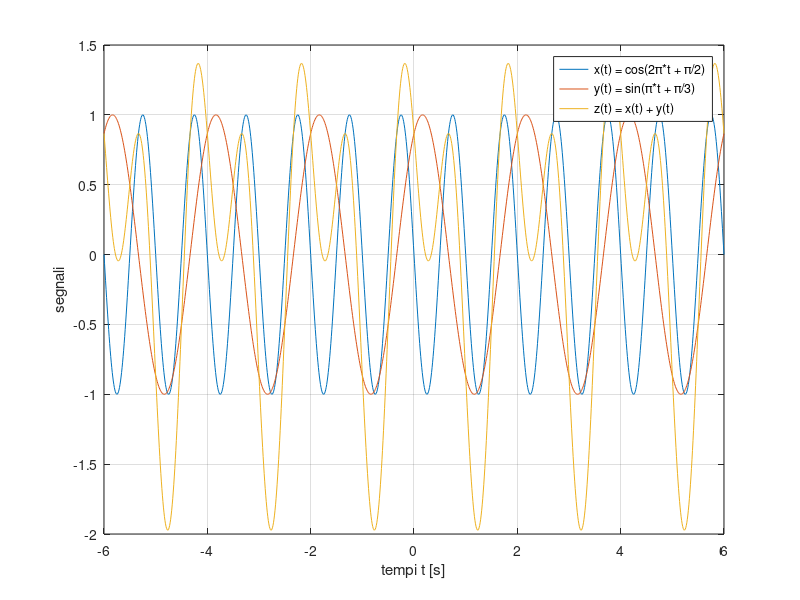
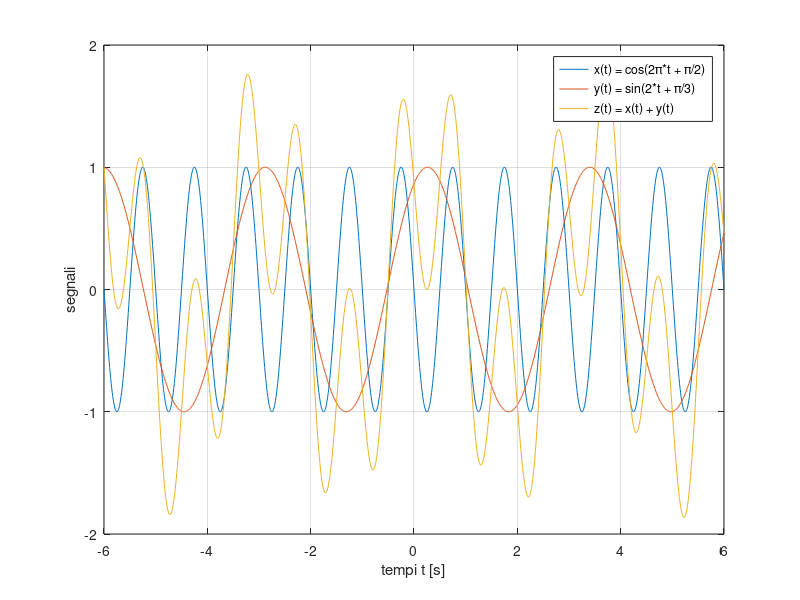

These figures' MATLAB source, in order:
close all
clear
clc

t = -6:0.01:6;
w0 = 2*pi
p0 = pi/2
x = cos(w0*t + p0);
w1 = pi
p1 = pi/3
y = sin(w1*t + p1);

z = x + y;

figure
plot(t,x)
hold on
plot(t,y)
plot(t,z)
hold off
grid on
xlabel('tempi t [s]')
ylabel('segnali')
legend('x(t) = cos(2π*t + π/2)', 'y(t) = sin(π*t + π/3)', 'z(t) = x(t) + y(t)')

w0 = 2*pi
p0 = pi/2
x = cos(w0*t + p0);
w1 = 2
p1 = pi/3
y = sin(w1*t + p1);

z = x + y;

figure
plot(t,x)
hold on
plot(t,y)
plot(t,z)
hold off
grid on
xlabel('tempi t [s]')
ylabel('segnali')
legend('x(t) = cos(2π*t + π/2)', 'y(t) = sin(2*t + π/3)', 'z(t) = x(t) + y(t)')
